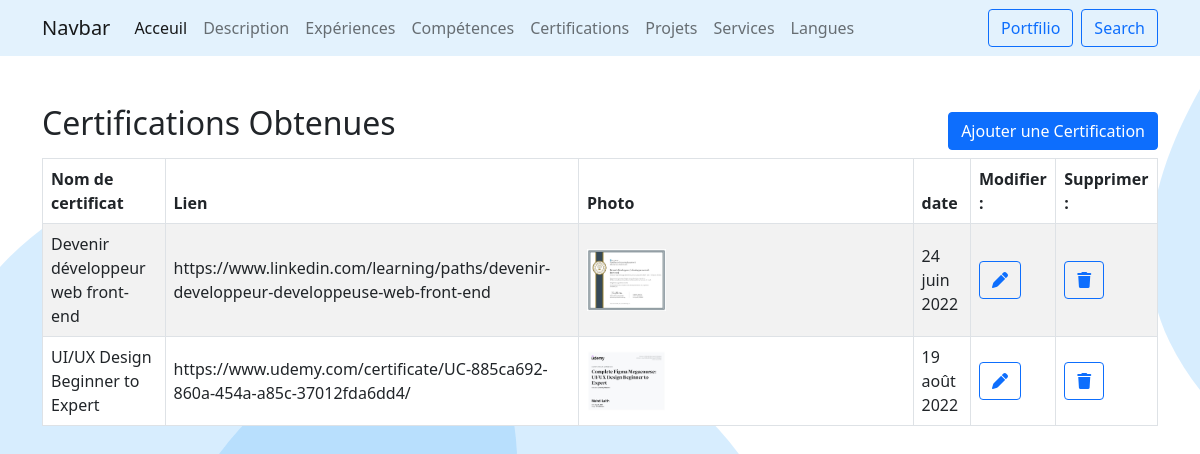
The page /configuration/certifications on the database its author committed.
### configuration/models.py (models this page shows)
class Certifications(models.Model):
    nom=models.CharField(max_length=300)
    photo=models.ImageField(upload_to=filepath,blank=True)
    lien=models.CharField(max_length=300,null=True)
    date=models.DateField()

### configuration/views.py (the view)
# urls.py: path('certifications',views.certifications,name="certifications"),
def certifications(request):
    certif = models.Certifications.objects.all()
    template = loader.get_template('certifications.html')
    context = {
    'certif': certif,
    }
    return HttpResponse(template.render(context, request))

### configuration/templates/certifications.html (shortened to what this page needs)
{% load static %}
<!DOCTYPE html>
<html lang="en">
<head>
    <link rel="stylesheet" href="{% static '/css/bootstrap.min.css' %}">
    <link rel="stylesheet" href="{% static '/css/style.css' %}">
    <link rel="stylesheet" href="https://cdnjs.cloudflare.com/ajax/libs/font-awesome/6.2.1/css/all.min.css">
</head>
<body id="body">
    {% include "layout/navbar.html" %}
    <section>
        <div class="container mt-5">
            <div class="row">
                <div class="d-flex justify-content-between">
                    <div class="">
                        <h2>Certifications Obtenues</h2>
                    </div>
                    <div class="my-2">
                        <a href="{% url 'ajouterCertification' %}" class="btn btn-primary" id="ajouterBtn">Ajouter une Certification</a>
                    </div>
                </div>
                <div class="col">
                    <table class="table table-hover table-striped table-bordered align-middle bg-white" id="table">
                        <thead>
                        <tr>
                            <th>Nom de certificat</th>
                            <th>Lien</th>
                            <th>Photo</th>
                            <th>date</th>
                            <th>Modifier :</th>
                            <th>Supprimer :</th>
                        </tr>
                        </thead>
                        {% for a in certif %}
                        <tr>
                            <td>{{ a.nom }}</td>
                            <td>{{ a.lien }}</td>
                            <td style="width: 30%;">
                                {% if a.photo %}
                                    <img src="{{ a.photo.url }}" alt="" class="img-fluid w-25">
                                {% else %}
                                    <img src="{% static 'uploads/a.photo' %}" alt="" class="img-fluid" style="width: 50px;">
                                {% endif %}
                            </td>
                            <td>{{ a.date }}</td>
                            <td><a class="btn btn-outline-primary" href="certification/update_Certification/{{ a.id }}"><i class="fa-solid fa-pen"></i></a></td>
                            <td><a href="certification/delete_Certification/{{ a.id }}" class="btn btn-outline-primary"><i class="fa-solid fa-trash"></i></a></td>
                        </tr>
                        {% endfor %}
                    </table>
                </div>
            </div>
        </div>
    </section>
</body>
</html>

### static/css/style.css (style rules this page uses)
html { scroll-behavior: smooth; }

### rows shown on the page
Certifications: nom "Devenir développeur web front-end", lien "https://www.linkedin.com/learning/paths/devenir-developpeur-developpeuse-web-front-end", photo (picture), date "24 juin 2022"
Certifications: nom "UI/UX Design Beginner to Expert", lien "https://www.udemy.com/certificate/UC-885ca692-860a-454a-a85c-37012fda6dd4/", photo (picture), date "19 août 2022"
